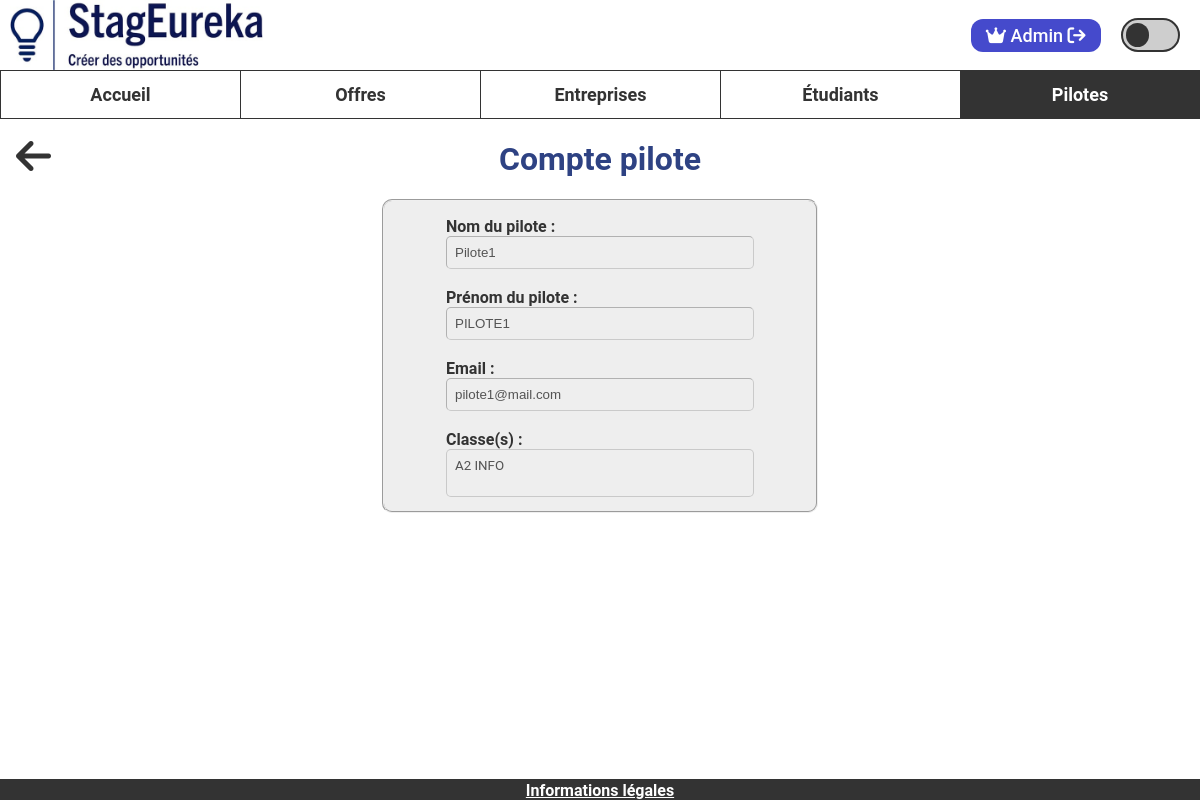
The page /www/pilote/lire/1 (signed in) on the database its author committed.
### tables this page shows
CREATE TABLE Pilot(
   idPilot INT NOT NULL AUTO_INCREMENT,
   email VARCHAR(320) NOT NULL,
   name VARCHAR(50) NOT NULL,
   firstName VARCHAR(50) NOT NULL,
   password VARCHAR(255) NOT NULL,
   PRIMARY KEY(idPilot)
);

CREATE TABLE Class(
   idClass INT NOT NULL AUTO_INCREMENT,
   className VARCHAR(50),
   yearClass INT NOT NULL,
   idCity INT NOT NULL,
   idPilot INT NOT NULL,
   PRIMARY KEY(idClass),
   FOREIGN KEY(idCity) REFERENCES City(idCity),
   FOREIGN KEY(idPilot) REFERENCES Pilot(idPilot)
);

### www/modele/pilote_modele.php (called while the page is built, shortened)
<?php
require_once "modele/classe_modele.php";
class Pilote {
    public function __construct(int $id, string $nom, string $prenom, string $hash_mdp, string $email) {
    $this->nom = $nom;
    $this->prenom = $prenom;
    $this->email = $email;
    }
}
function getPilote(int $idPilote){
    $pdo = connexionBDD();
    $sql = "SELECT * FROM Pilot WHERE idPilot = :id";
    $requete = $pdo->prepare($sql);
    $requete->execute([":id" => $idPilote]);
    $reponseBdd = $requete->fetch(PDO::FETCH_ASSOC);
    $pilote = new Pilote(
        $reponseBdd["idPilot"],
        $reponseBdd["name"],
        $reponseBdd["firstName"],
        $reponseBdd["password"],
        $reponseBdd["email"],
    );
    return $pilote;
}

### www/modele/classe_modele.php (called while the page is built, shortened)
<?php
class Classe {
    public function __construct(int $id, string $nom, int $annee, string $ville, string $codePostal, int $idPilote) {
        $this->nom = $nom;
    }
}
function getClassesPilote(int $idPilote): ?array {
    $pdo = connexionBDD();
    $requete = $pdo->prepare(
        "SELECT class.idClass, class.className, class.yearClass, c.cityName, c.addressCode, class.idPilot
        FROM Class class INNER JOIN City c ON (class.idCity = c.idCity)
        WHERE class.idPilot = :idPilote"
    );
    $requete->execute([
        ":idPilote" => $idPilote
    ]);
    $reponseBdd = $requete->fetchAll(PDO::FETCH_ASSOC);
    $classes = [];
    foreach ($reponseBdd as $classe) {
        $classes[] = new Classe(
            $classe["idClass"],
            $classe["className"],
            $classe["yearClass"],
            $classe["cityName"],
            $classe["addressCode"],
            $classe["idPilot"]
        );
    }
    return $classes;
}

### www/vue/php/pilote/lire_pilote_vue.php (the view, shortened to what this page needs)
<main>
    <button name="fleche-retour" id="fleche-retour" value="fleche-retour" onclick="location.href='<?= ADRESSE_SITE ?>/pilote/liste/'"><i class="fa-solid fa-arrow-left fa-3x"></i></button>
    <div class="conteneur-modification-pilote">
        <h1 class="modification-pilote">Compte pilote</h1>
        <fieldset class="rectangle-gris">
            <div class="ligne">
                <div class="colonne">
                    <div class="nom-pilote">
                        <label for="nom-pilote">Nom du pilote :</label><br>
                        <input class="case-standard case-nom-pilote" type="text" name="nom-pilote" id="nom-pilote" value="<?= $pilote->nom ?>" disabled><br><br>
                    </div>
                    <div class="prenom-pilote">
                        <label for="prenom-pilote">Prénom du pilote :</label><br>
                        <input class="case-standard case-prenom-pilote" type="text" name="prenom-pilote" id="prenom-pilote" value="<?= $pilote->prenom ?>" disabled><br><br>
                    </div>
                </div>
                <div class="email-pilote">
                    <label for="email-pilote">Email :</label><br>
                    <input class="case-standard case-email-pilote" type="text" name="email-pilote" id="email-pilote" value="<?= $pilote->email ?>" disabled><br><br>
                </div>
                <?php if (count($classes) > 0) { ?>
                <div class="classes-pilote">
                    <label for="email-pilote">Classe(s) :</label><br>
                    <?php
                    $classesString = implode("\n", array_map(function ($classe) {
                        return $classe->nom;
                    }, $classes));
                    $classesString = htmlspecialchars($classesString);
                    ?>
                    <textarea class="case-standard" disabled><?= $classesString ?></textarea>
                </div>
                <?php } ?>
            </div>
        </fieldset>
    </div>
</main>
<?php
include "vue/php/mise_en_page_vue.php";
?>

### www/vue/css/style.css (style rules this page uses)
:root { --primary-color: #333333; --secondary-color: #cecece; --accent-color-1: #2e4283; --accent-color-2: #454acc; --alternate-color: #ffffff; --background-color: #ffffff; --background-color-2: #eeeeee; }
body { margin: 0; padding: 0; background-color: var(--background-color); color: var(--primary-color); overflow: hidden; }
body, textarea { font-family: 'Roboto', sans-serif; }
main { position: absolute; overflow-y: auto; top: 118.59px; bottom: 20px; left: 0px; right: 0px; }
#fleche-retour { background-color: unset; border: none; position: absolute; left: 10px; top: 16px; z-index: 99; color: var(--primary-color); cursor: pointer; }
.case-standard { width: 290px; border-radius: 5px; border-width: 0.5px; padding: 8px; }
.rectangle-gris { border-radius: 10px; background-color: var(--background-color-2); }
.colonne { display: grid; justify-content: center; align-items: center; margin: 10px 50px; margin-bottom: auto; }
.ligne { display: flex; flex-direction: row; justify-content: center; align-items: center; }
textarea { resize: none; }
.rectangle-gris label, .rectangle-gris h3 { margin-top: 0; margin-bottom: 5px; font-size: 16px; font-weight: bold; }
.conteneur-modification-pilote { display: flex; flex-direction: column; align-items: center; }
.conteneur-modification-pilote h1 { color: var(--accent-color-1); }
@media (max-width: 1320px) { .conteneur-modification-pilote .ligne { flex-direction: column; } }

### rows shown on the page
pilot: nom-pilote "Pilote1", prenom-pilote "PILOTE1", email-pilote "pilote1@mail.com"
class: className "A2 INFO"

### other values the page prints
$_SESSION["prenom"] "Admin"
